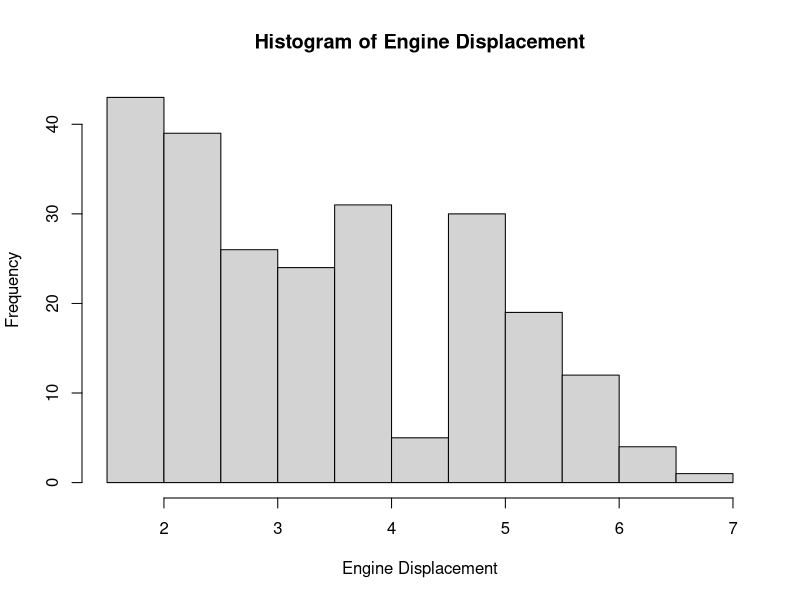
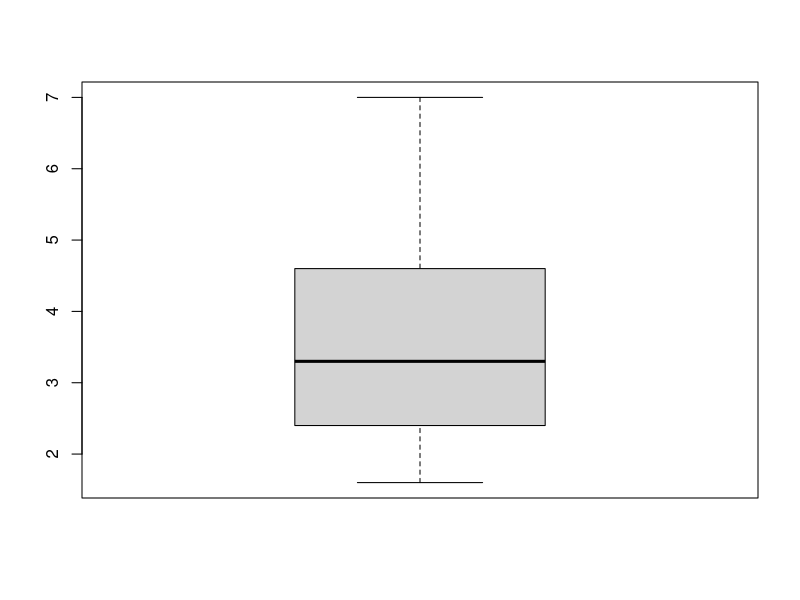
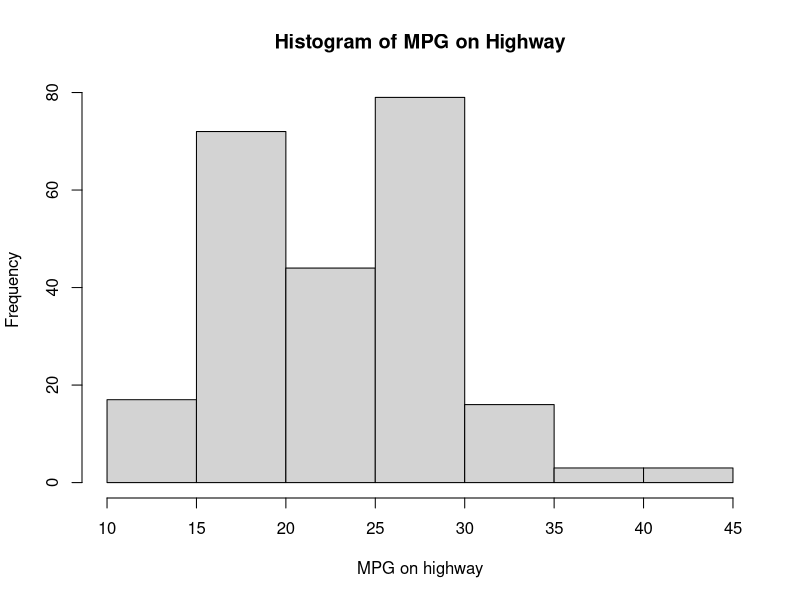
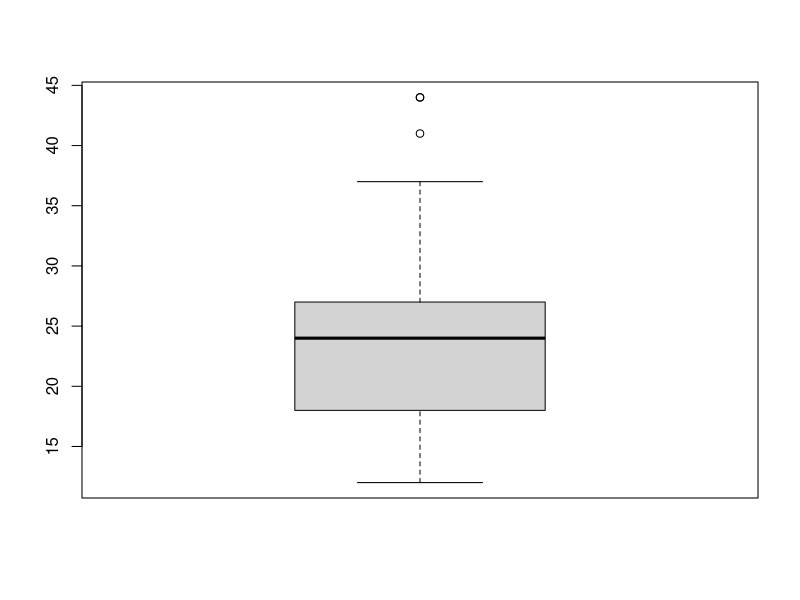
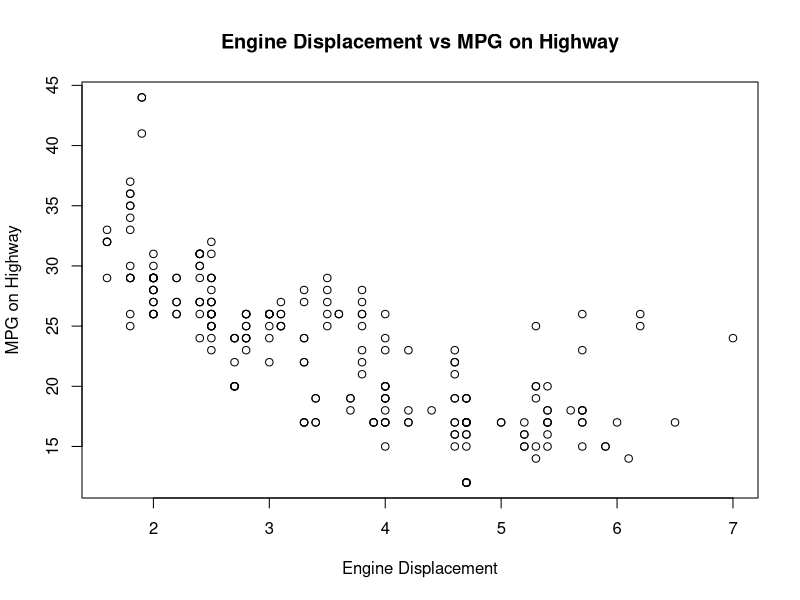
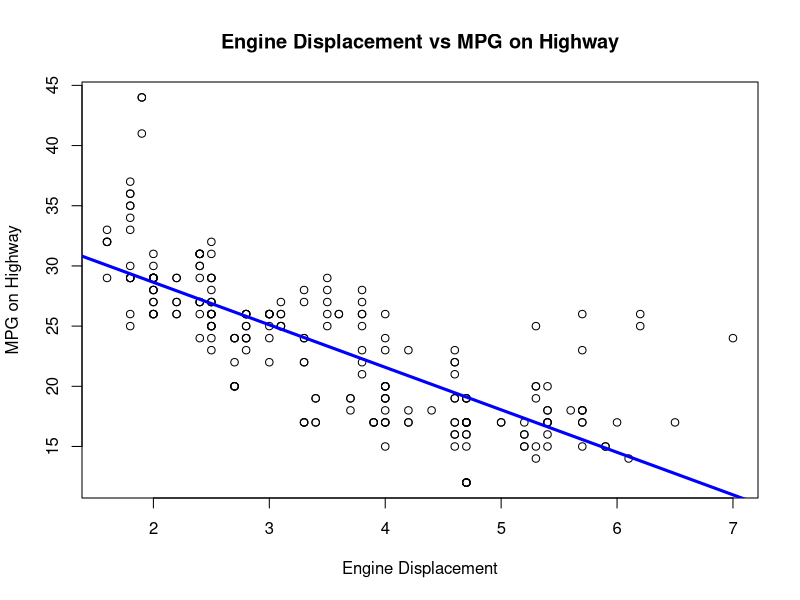

Source code (R) for these figures, in order:
# Project 1 Due Friday Oct 21 - Nathan Fleet
#
# The first course project is to apply the simjple linear regression model for
# the two variables "hwy" and "displ" in a data set "mpg" given in ggplot2.
# You need to consider the following steps to complete the project
#
################################################################################
#
# 1.) Introduce the two variables. What does each variable represent? What kind
# of relationship do we expect the two variables to hold?
#
# The "displ" variable represents the displacement, or the measure of th cylinder
# volume swept by all of the pistons of a piston engine.
#
# The "hwy" variable represents the number of miles per gallon of gas on the 
# highway.
#
# The relationship we expect the two variables to hold is the larger the "displ"
# variable, the lower the "mpg" variable will become. This could also be referred
# to as a negative linear relationship.
#
################################################################################
#
# 2.) Summarize each of the two variables numerically (mean, median, standard
# deviation). Summarize each of the two variables graphically (histogram, box
# plot).

library(ggplot2)

# Mean, median, sd for displ
mean(mpg$displ)   # 3.471795
median(mpg$displ) # 3.3
sd(mpg$displ)     # 1.291959

# Histogram and boxplot for displ
hist(mpg$displ, xlab="Engine Displacement", ylab="Frequency", breaks=10, 
     main="Histogram of Engine Displacement")
boxplot(mpg$displ)

# Mean, median, sd for hwy
mean(mpg$hwy)    # 23.44017
median(mpg$hwy)  # 24
sd(mpg$hwy)      # 5.954643

# Histogram and boxplot for hwy
hist(mpg$hwy, xlab="MPG on highway", ylab="Frequency", breaks=10, 
     main="Histogram of MPG on Highway")
boxplot(mpg$hwy)

################################################################################
#
# 3.) Choose the variable "hwy" as the response. Use the scatterplot to 
# demonstrate the relationship between the response and the explanatory 
# variable "displ". Is there any linear relationship shown in the plot?

plot(hwy~displ, data=mpg, xlab="Engine Displacement", ylab="MPG on Highway",
     main="Engine Displacement vs MPG on Highway")

# Based on this scatterplot, there apepars to be a negative linear relationship
# between engine displacement and mpg on highway

################################################################################
#
# 4.) Explicitly write out the simple linear regression model of the response 
# and the explanatory variables. Then estimate all the unknown parameters in the
# model (intercept, slope and variance). Finally report the fitted regression 
# line.


# SIMPLE LINEAR REGRESSION MODEL

Y=mpg$hwy   # Response
x=mpg$displ # Explanatory variable

# Estimate Intercept and Slope:

beta1.hat=(sum((x-mean(x))*(Y-mean(Y))))/(sum((x-mean(x))^2)) # Estimated slope
beta0.hat=mean(Y)-beta1.hat*mean(x)                           # Estimated intercept
sigma2.hat=(sum((Y-beta0.hat-beta1.hat*x)^2))/(length(Y)-2)   # Estimated variance

# Report Fitted Regression Line:

# y.hat = beta0.hat + beta1.hatx
# y.hat = 35.69765 - 3.530589x

################################################################################
#
# 5.) Add the fitted regression line to the scatterplot.

plot(hwy~displ, data=mpg, xlab="Engine Displacement", ylab="MPG on Highway",
     main="Engine Displacement vs MPG on Highway")
abline(beta0.hat, beta1.hat, lwd=3, col="BLUE")

################################################################################
#
# 6.) Use the fitted regression line to predict the mpg in freeway when the displ 
# equals 2, 2.5, 5.5 and 6.7. Can we make a reliable prediction of mpg in freeway
# when displ equals 8? Justify your conclusion.

x.pred=2
Y.pred=beta0.hat+beta1.hat*x.pred # 28.63647 mpg in freeway
Y.pred

x.pred=2.5
Y.pred=beta0.hat+beta1.hat*x.pred # 26.87118 mpg in freeway
Y.pred

x.pred=5.5
Y.pred=beta0.hat+beta1.hat*x.pred # 16.27941 mpg in freeway
Y.pred

x.pred=6.7
Y.pred=beta0.hat+beta1.hat*x.pred # 12.04271 mpg in freeway
Y.pred

range(mpg$displ) # 1.6-7.0

# We cannot make a reliable prediction of mpg in freeway when mpg equals 8. This is
# because the range of our data for "displ" only goes up to 7. Trying to predict
# the mpg in freeway past 7 is called extrapolation, and any predictions made would
# be unreliable
#
################################################################################
#
# 7.) Test if the slope of the regression is less than zero. Report the value of
# test statistic, the p-value and the corresponding conclusion.

Y=mpg$hwy   # Response
x=mpg$displ # Explanatory variable

# Estimate B0, B1, and Sig^2
beta1.hat=(sum((x-mean(x))*(Y-mean(Y))))/(sum((x-mean(x))^2)) # Estimated slope
beta1.hat
beta0.hat=mean(Y)-beta1.hat*mean(x)                           # Estimated intercept
beta0.hat
sigma2.hat=(sum((Y-beta0.hat-beta1.hat*x)^2))/(length(Y)-2)   # Estimated variance
sigma2.hat

# Test if slope B1 equals a claimed value
# H0: B1=0    H1: B1≠0

# Compute test statistic
beta1.hat.se=sqrt((sigma2.hat)/sum((x-mean(x))^2))
beta1.hat.se
t.stat=beta1.hat/beta1.hat.se              # test statistic=-18.15085
t.stat

# Compute p-value
p.value=2*(1-pt(abs(t.stat), length(Y)-2)) # p-value=0
p.value

# Decision Making
# Since the p-value is less than 0.05, we reject the null hypothesis that B1 equals
# 0. This means that the relationship between the response and explanatory variable
# is linear.